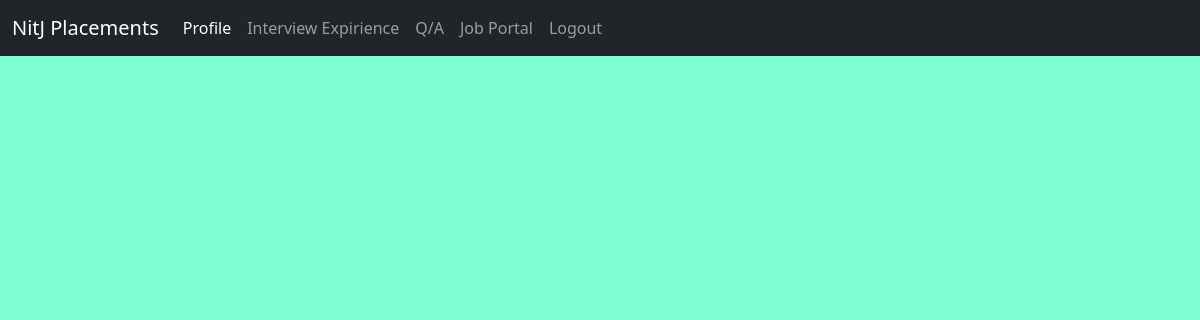
Before: /jobs/applied (signed in) with the older database file.
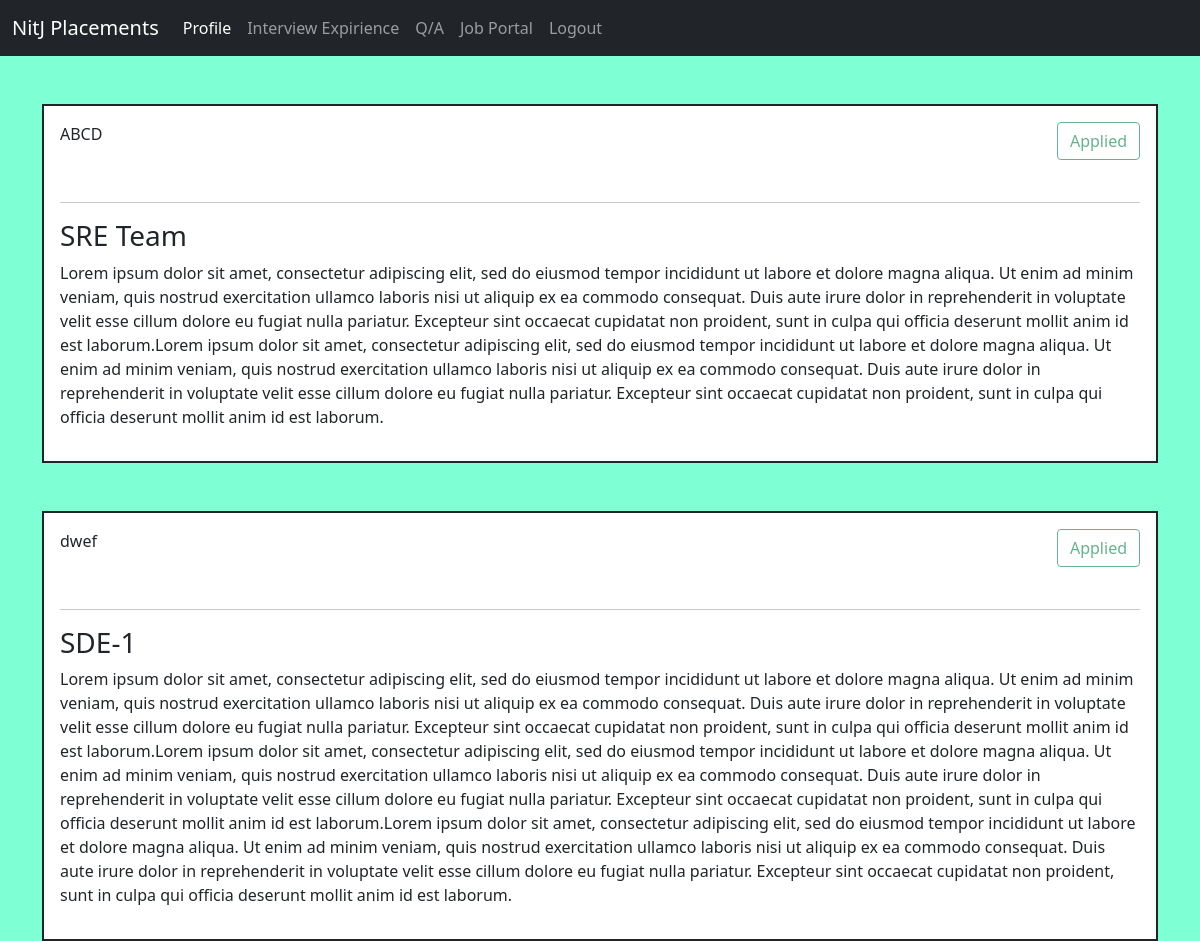
After: the same page with the newer database file.
### placements/models.py (models this page shows, shortened)
class company(models.Model):
    Name = models.CharField(max_length=256)
    JobDescription = models.TextField()
    title = models.CharField(max_length=200, null=False)

### placements/views.py (the view)
# urls.py: path('applied',jobViews.applied,name = 'applied')
@login_required
def applied(request):
    companies = company.objects.all()
    applications = jobAppication.objects.all()
    applications = applications.filter(student = request.user.student)
    applications = applications.values_list('AppliedTo',flat = True)
    context = {
        'companies':companies,
        'appliedTo':applications
    }
    return render(request,'placements/applied.html',context)

### templates/placements/applied.html (shortened to what this page needs)
{% extends "users/baseAuth.html"%}
{% load static %}
{% load crispy_forms_tags %}
{% block headBlock %}
<link rel="stylesheet" href="{% static 'users/index.css' %}">
{% endblock %}
{% block bodyBlock %}
<div class="container">
{% for company in companies %}
{% if company.id in appliedTo%}
  <div class="question-list-item border border-2 border-dark mt-5 p-3 myWhite">
    <p>
        {{ company.Name }}
            <button type="button" class="btn btn-outline-success right" disabled> Applied </button>
    </p>
    <br class = "clearRight">
    <hr>
    <h3> {{ company.title }}</h3>
    <p>
        {{ company.JobDescription }}
    </p>
</div>
{% endif %}
{% endfor %}
</div>
{% endblock bodyBlock %}

Changed rows visible on the page:
added company: Name "ABCD", title "SRE Team", JobDescription "Lorem ipsum dolor sit amet, consectetur adipiscing elit, sed do eiusmod tempor incididunt ut labore et dolore magna aliqua. Ut enim ad minim veniam, quis nostrud exercitation ullamco laboris nisi ut aliquip ex ea commodo consequat. Duis aute irure dolor in reprehenderit in voluptate velit esse cillum dolore eu fugiat nulla pariatur. Excepteur sint occaecat cupidatat non proident, sunt in culpa qui officia deserunt mollit anim id est laborum.Lorem ipsum dolor sit amet, consectetur adipiscing elit, sed do eiusmod tempor incididunt ut labore et dolore magna aliqua. Ut enim ad minim veniam, quis nostrud exercitation ullamco laboris nisi ut aliquip ex ea commodo consequat. Duis aute irure dolor…"
added company: Name "dwef", title "SDE-1", JobDescription "Lorem ipsum dolor sit amet, consectetur adipiscing elit, sed do eiusmod tempor incididunt ut labore et dolore magna aliqua. Ut enim ad minim veniam, quis nostrud exercitation ullamco laboris nisi ut aliquip ex ea commodo consequat. Duis aute irure dolor in reprehenderit in voluptate velit esse cillum dolore eu fugiat nulla pariatur. Excepteur sint occaecat cupidatat non proident, sunt in culpa qui officia deserunt mollit anim id est laborum.Lorem ipsum dolor sit amet, consectetur adipiscing elit, sed do eiusmod tempor incididunt ut labore et dolore magna aliqua. Ut enim ad minim veniam, quis nostrud exercitation ullamco laboris nisi ut aliquip ex ea commodo consequat. Duis aute irure dolor…"
